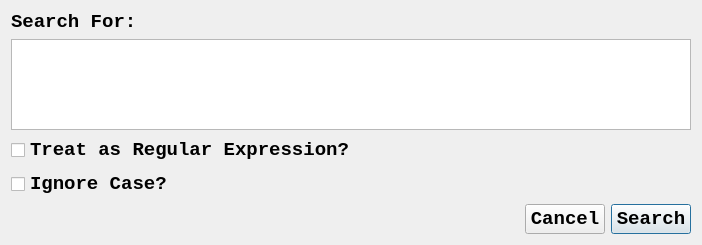
<?xml version="1.0" encoding="UTF-8"?>
<ui version="4.0">
 <class>DialogSearch</class>
 <widget class="QDialog" name="DialogSearch">
  <property name="windowModality">
   <enum>Qt::ApplicationModal</enum>
  </property>
  <property name="geometry">
   <rect>
    <x>0</x>
    <y>0</y>
    <width>702</width>
    <height>245</height>
   </rect>
  </property>
  <property name="minimumSize">
   <size>
    <width>702</width>
    <height>242</height>
   </size>
  </property>
  <property name="maximumSize">
   <size>
    <width>3000</width>
    <height>3000</height>
   </size>
  </property>
  <property name="font">
   <font>
    <family>Consolas</family>
    <pointsize>14</pointsize>
   </font>
  </property>
  <property name="windowTitle">
   <string>Specify Which Text To Search For</string>
  </property>
  <property name="modal">
   <bool>true</bool>
  </property>
  <layout class="QGridLayout" name="gridLayout">
   <item row="0" column="0">
    <layout class="QVBoxLayout" name="verticalLayout_2">
     <item>
      <layout class="QVBoxLayout" name="verticalLayout">
       <item>
        <widget class="QLabel" name="label">
         <property name="font">
          <font>
           <family>Consolas</family>
           <pointsize>14</pointsize>
           <weight>75</weight>
           <bold>true</bold>
          </font>
         </property>
         <property name="text">
          <string>Search For:</string>
         </property>
        </widget>
       </item>
       <item>
        <widget class="QPlainTextEdit" name="plainTextEditSearchText">
         <property name="font">
          <font>
           <family>Consolas</family>
           <pointsize>14</pointsize>
          </font>
         </property>
         <property name="styleSheet">
          <string notr="true"/>
         </property>
        </widget>
       </item>
      </layout>
     </item>
     <item>
      <widget class="QCheckBox" name="checkBoxRegEx">
       <property name="font">
        <font>
         <family>Consolas</family>
         <pointsize>14</pointsize>
         <weight>75</weight>
         <bold>true</bold>
        </font>
       </property>
       <property name="text">
        <string>Treat as Regular Expression?</string>
       </property>
      </widget>
     </item>
     <item>
      <widget class="QCheckBox" name="checkBoxIgnoreCase">
       <property name="font">
        <font>
         <family>Consolas</family>
         <pointsize>14</pointsize>
         <weight>75</weight>
         <bold>true</bold>
        </font>
       </property>
       <property name="text">
        <string>Ignore Case?</string>
       </property>
      </widget>
     </item>
     <item>
      <layout class="QHBoxLayout" name="horizontalLayout">
       <item>
        <spacer name="horizontalSpacer">
         <property name="font">
          <font>
           <family>Consolas</family>
           <pointsize>14</pointsize>
          </font>
         </property>
         <property name="orientation">
          <enum>Qt::Horizontal</enum>
         </property>
         <property name="sizeHint" stdset="0">
          <size>
           <width>388</width>
           <height>20</height>
          </size>
         </property>
        </spacer>
       </item>
       <item>
        <widget class="QPushButton" name="pushButtonCancel">
         <property name="font">
          <font>
           <family>Consolas</family>
           <pointsize>14</pointsize>
           <weight>75</weight>
           <bold>true</bold>
          </font>
         </property>
         <property name="text">
          <string>Cancel</string>
         </property>
        </widget>
       </item>
       <item>
        <widget class="QPushButton" name="pushButtonSearch">
         <property name="font">
          <font>
           <family>Consolas</family>
           <pointsize>14</pointsize>
           <weight>75</weight>
           <bold>true</bold>
          </font>
         </property>
         <property name="text">
          <string>Search</string>
         </property>
         <property name="default">
          <bool>true</bool>
         </property>
        </widget>
       </item>
      </layout>
     </item>
    </layout>
   </item>
  </layout>
 </widget>
 <resources/>
 <connections/>
</ui>
